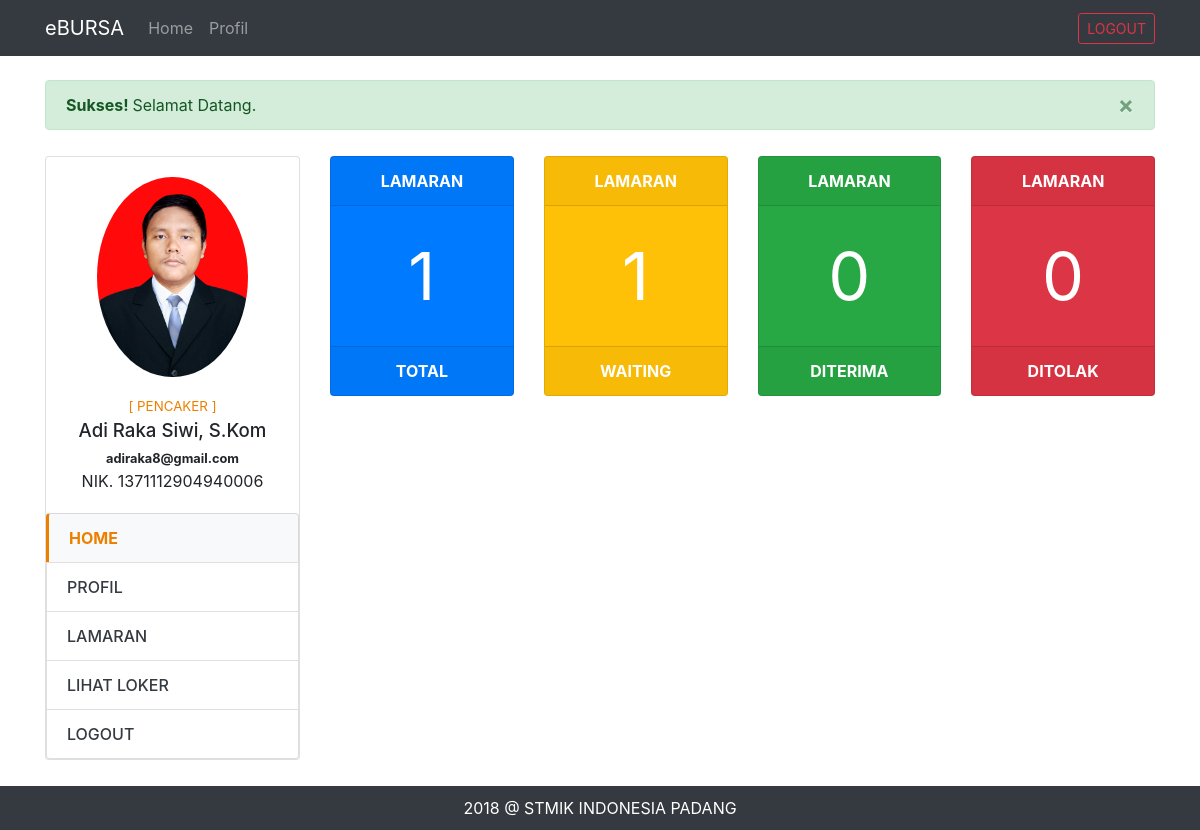
Screenshot of /pencaker-dashboard.php?page=home (signed in) with the database file from the repository.
### tables this page shows
CREATE TABLE `profil_pencaker` (
  `id` int(11) NOT NULL AUTO_INCREMENT,
  `user_akun_id` int(11) NOT NULL,
  `nik` varchar(20) NOT NULL,
  `nama` varchar(50) NOT NULL,
  `jenis_kelamin` enum('Pria','Wanita') NOT NULL,
  `tempat_lahir` varchar(50) DEFAULT NULL,
  `tanggal_lahir` date DEFAULT NULL,
  `agama` enum('Islam','Katolik','Protestan','Hindu','Buddha') DEFAULT NULL,
  `alamat` text,
  `telepon` varchar(12) DEFAULT NULL,
  `quote` varchar(100) DEFAULT NULL,
  `email` varchar(50) NOT NULL,
  `photo` varchar(100) DEFAULT 'default.png',
  `dibuat_pada` date NOT NULL,
  PRIMARY KEY (`id`),
  KEY `user_akun_id` (`user_akun_id`)
);

### cores/misc/function.php (called while the page is built, shortened)
<?php
	function getPencakerProfil($id) {
		$conn = koneksi();
		$sql = "SELECT * FROM profil_pencaker WHERE user_akun_id = '$id'";
		$proc = mysqli_query($conn, $sql);
		$data = mysqli_fetch_assoc($proc);
		return $data;
	}
	function koneksi() {
		$conn = mysqli_connect('localhost', 'root', '', 'dbbursa');
		return $conn;
	}
?>

### views/pencaker/partials/side-menu.php (the view)
<div class="card">
	<div class="card-body">
		<div class="text-center">
			<img src="assets/img/profil/pencaker/<?php echo $dataProfil["photo"] ?>" class="rounded-circle text-center" height="200xp">
			<div class="side-detail">
				<div class="side-akses">[ <?php echo strtoupper($_SESSION['hak_akses']) ?> ]</div>
				<div class="side-nama"><?php echo $dataProfil["nama"] ?></div>
				<div class="side-email"><small><strong><?php echo $dataProfil["email"] ?></strong></small></div>
				<div class="side-nip"><?php echo 'NIK. '.$dataProfil["nik"] ?></div>
			</div>
		</div>
	</div>
	<ul class="list-group">
		<a href="?page=home" class="list-group-item <?php echo $page=='home'?'active':'' ?>">HOME</a>
		<a href="?page=profil" class="list-group-item <?php echo $page=='profil'?'active':'' ?>">PROFIL</a>
		<a href="?page=lamaran" class="list-group-item <?php echo $page=='lamaran'?'active':'' ?>">LAMARAN</a>
		<a href="main.php?page=loker" class="list-group-item">LIHAT LOKER</a>
		<a href="logout.php" class="list-group-item">LOGOUT</a>
	</ul>
</div>

### assets/css/app.css (style rules this page uses)
.side-detail { margin-top: 20px; }
.side-akses { font-size: 10pt; color: #eb8000; }
.side-nama { font-size: 14pt; font-weight: 500; }
.list-group-item { font-weight: 500; color: #343a40; }
.list-group-item.active { z-index: 0; color: #eb8000; font-weight: bold; background-color: #f8f9fa; border: 1px solid rgba(0,0,0,.125); border-left: 3px solid #eb8000; }
.active { z-index: 0; }

### rows the page displays
profil_pencaker: photo (picture), nama "Adi Raka Siwi, S.Kom", email "adiraka8@gmail.com", nik "1371112904940006"

### other values shown
$_SESSION["sukses"] "Selamat Datang."
$_SESSION['hak_akses'] "PENCAKER"
$data['total'] "1"
$data['waiting'] "1"
$data['accept'] "0"
$data['decline'] "0"
